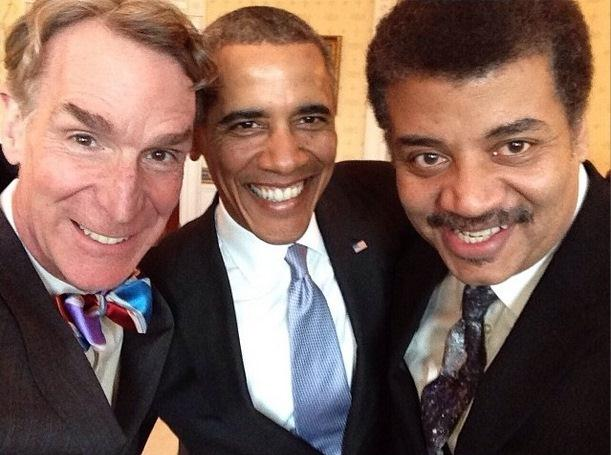
#> input picture Week 1/face_detect/scientists.jpg, 611 x 455 px
$ jupyter execute facial_recognition.ipynb   (shell and % lines are left out)
#> lines starting #> are read from the running program, lines starting #| are printed output that depends on the picture; after the words box and inside, x2 and y2 are one past the last pixel; in counts of white or black regions, pixels touching at a corner belong together
# OpenCV Cascade Classifier Face Detector

This project was adapted from: [https://realpython.com/face\-recognition\-with\-python/.](https://realpython.com/face-recognition-with-python/)

Please work through this project as a team. The line below will install openCV, which is a requirement for this project.

**Instructors:** **you should restart your project after running this line of code by clicking on the settings panel at the top of this page and selecting "restart project"**.

### Imports

After installing openCV and restarting your project. We can work through the tutorial. Include your imports below!

[cell 1]
# import cv2 and sys!
import cv2
import sys
import matplotlib.pyplot as plt

### Paths

Now we are going to include the paths to our photo we want to detect a face in as well as our cascade classifier file. You should not change the path to the cascade classifier file, but you can change the path to the image after going through this notebook once!

[cell 2]
imagePath = "./scientists.jpg" #change this line to do different images!
cascPath = "./haarcascade_frontalface_default.xml" #do not change this line -- it is how our face classifier works!

### Rest of the Tutorial

Now you should be able to go through the rest of the tutorial! Below is the copied code from the tutorial with some adjustments for CV3. Please read through this tutorial along side it to understand how the code works: [https://realpython.com/face\-recognition\-with\-python/.](https://realpython.com/face-recognition-with-python/)

[cell 3]
faceCascade = cv2.CascadeClassifier(cascPath)

[cell 4]
image = cv2.imread(imagePath)
#> image is the input picture: shape (455, 611, 3); mean B, G, R 85.1, 95, 123.6
gray = cv2.cvtColor(image, cv2.COLOR_RGB2GRAY)
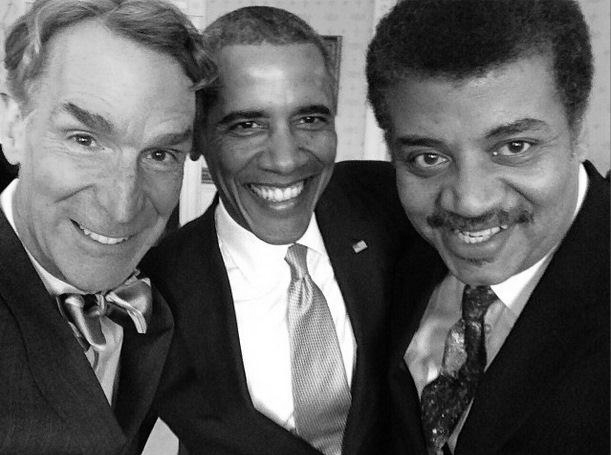
#> gray: shape (455, 611); min 0, max 255, mean 95.3

[cell 5]
faces = faceCascade.detectMultiScale(
    gray,
    scaleFactor=1.1,
    minNeighbors=5,
    minSize=(30, 30),
    flags = cv2.CASCADE_SCALE_IMAGE
)
#> faces = [[210, 71, 139, 139], [368, 67, 210, 210], [18, 53, 221, 221]]

[cell 6]
print("Found {0} faces!".format(len(faces)))
#| Found 3 faces!

# Draw a rectangle around the faces
for (x, y, w, h) in faces:
    cv2.rectangle(image, (x, y), (x+w, y+h), (0, 255, 0), 2)
#> this loop made 3 passes
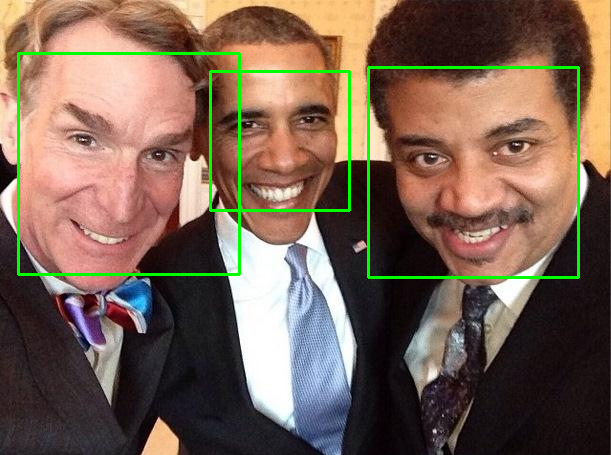
#> image: shape (455, 611, 3); 2.45% of pixels changed, all inside (x1, y1, x2, y2) = (17, 52, 580, 279)

[cell 7]
plt.imshow(cv2.cvtColor(image, cv2.COLOR_BGR2RGB))
plt.show()

$ run again, with Week 1/face_detect/lebron-james.jpg copied over Week 1/face_detect/scientists.jpg
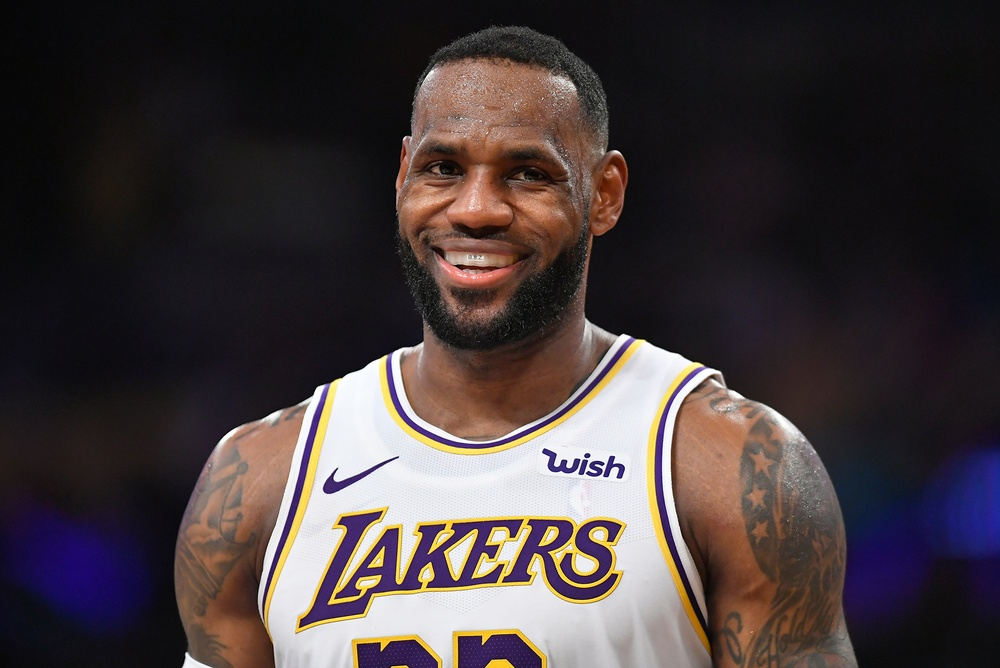
#> input picture Week 1/face_detect/lebron-james.jpg, 1000 x 668 px, shrunk from 2000 x 1335 before the run
#> image is the input picture: shape (668, 1000, 3); mean B, G, R 60.2, 59.1, 68.8
#> `gray = cv2.cvtColor(image, cv2.COLOR_RGB2GRAY)`:
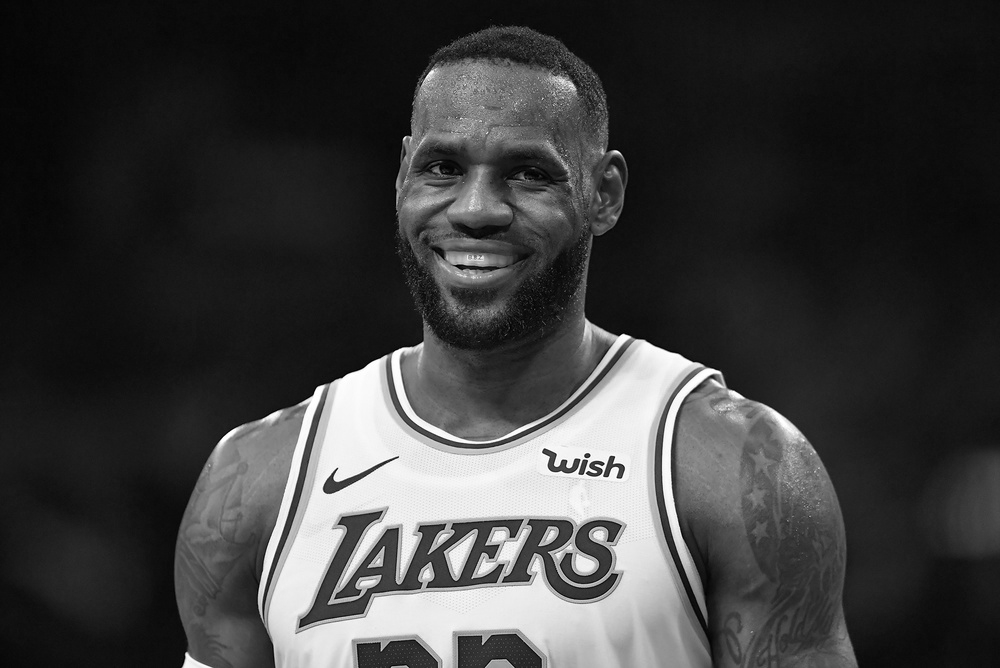
#> gray: shape (668, 1000); min 0, max 255, mean 60.6
#> faces = [[363, 79, 235, 235]]
#| Found 1 faces!
#> the loop `for (x, y, w, h) in faces:` made 1 pass
#> after the loop `for (x, y, w, h) in faces:`:
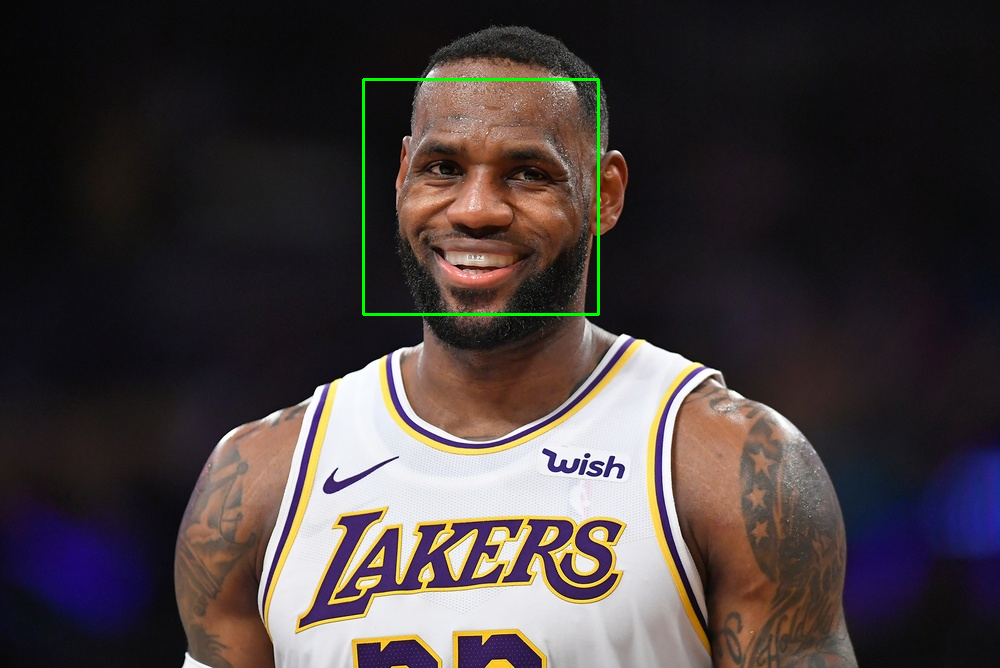
#> image: shape (668, 1000, 3); 0.42% of pixels changed, all inside (x1, y1, x2, y2) = (362, 78, 600, 316)

$ run again, with Week 1/face_detect/rihanna.jpg copied over Week 1/face_detect/scientists.jpg
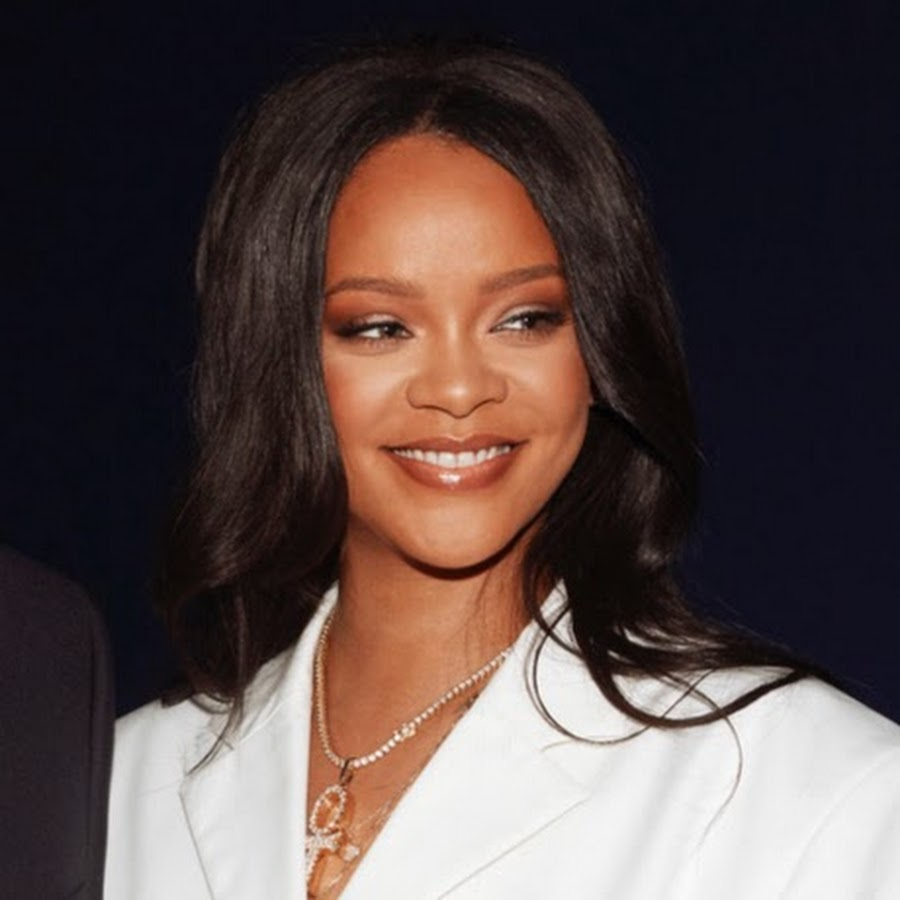
#> input picture Week 1/face_detect/rihanna.jpg, 900 x 900 px
#> image is the input picture: shape (900, 900, 3); mean B, G, R 70.9, 73, 87.9
#> `gray = cv2.cvtColor(image, cv2.COLOR_RGB2GRAY)`:
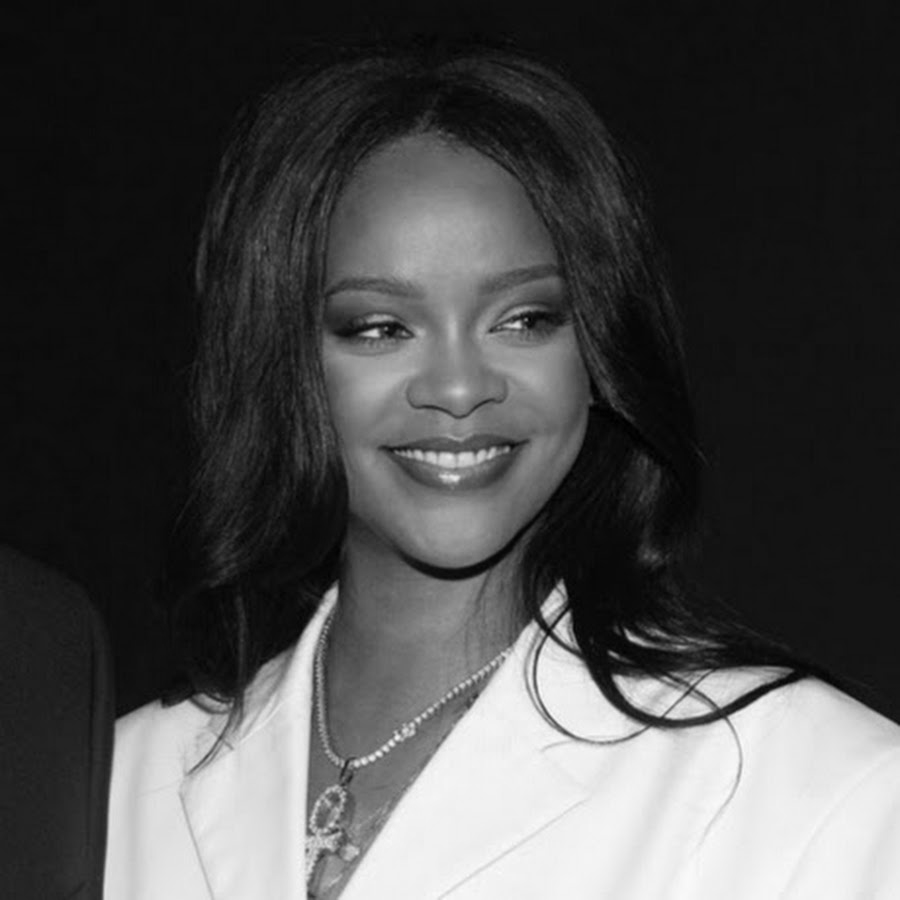
#> gray: shape (900, 900); min 0, max 251, mean 74.1
#> faces = [[294, 198, 318, 318]]
#| Found 1 faces!
#> the loop `for (x, y, w, h) in faces:` made 1 pass
#> after the loop `for (x, y, w, h) in faces:`:
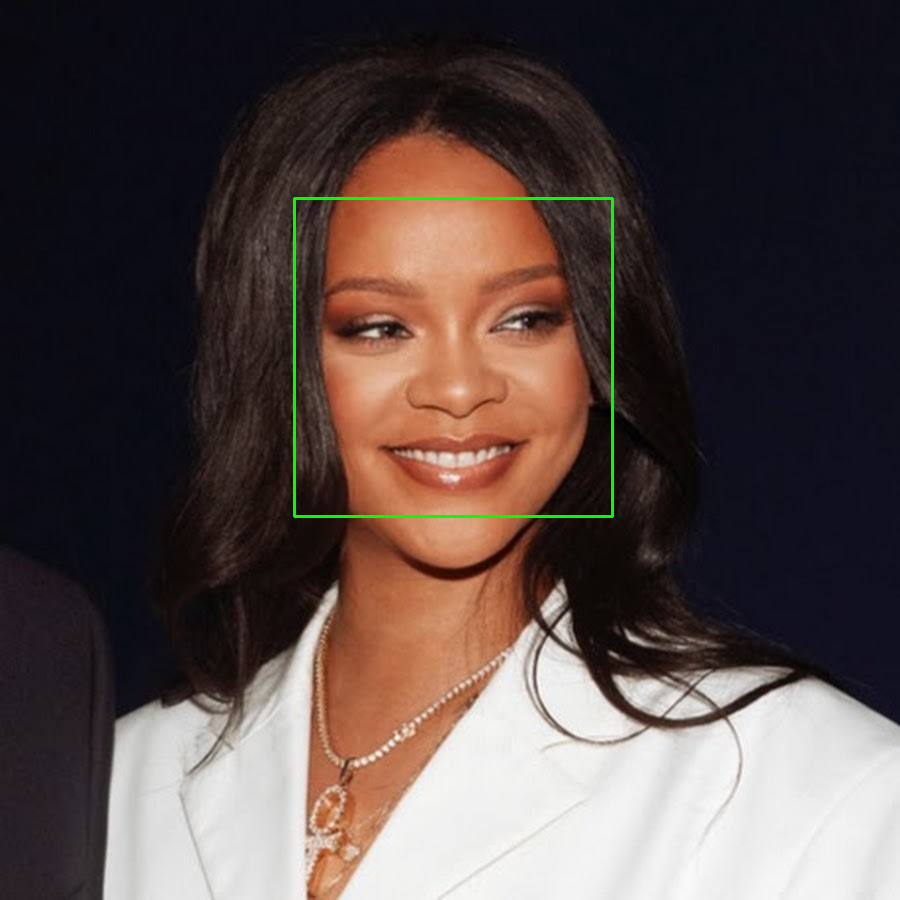
#> image: shape (900, 900, 3); 0.47% of pixels changed, all inside (x1, y1, x2, y2) = (293, 197, 614, 518)

$ run again, with Week 1/face_detect/selfie.jpg copied over Week 1/face_detect/scientists.jpg
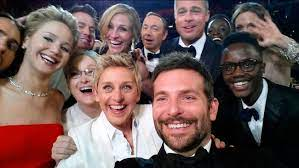
#> input picture Week 1/face_detect/selfie.jpg, 299 x 168 px
#> image is the input picture: shape (168, 299, 3); mean B, G, R 86.5, 88, 110.5
#> `gray = cv2.cvtColor(image, cv2.COLOR_RGB2GRAY)`:
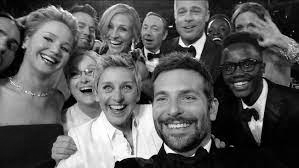
#> gray: shape (168, 299); min 0, max 255, mean 90.1
#> faces = [[91, 67, 53, 53], [140, 69, 73, 73]]
#| Found 2 faces!
#> the loop `for (x, y, w, h) in faces:` made 2 passes
#> after the loop `for (x, y, w, h) in faces:`:
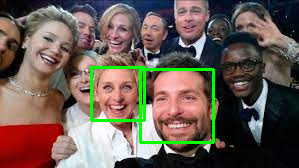
#> image: shape (168, 299, 3); 2.95% of pixels changed, all inside (x1, y1, x2, y2) = (90, 66, 215, 144)
